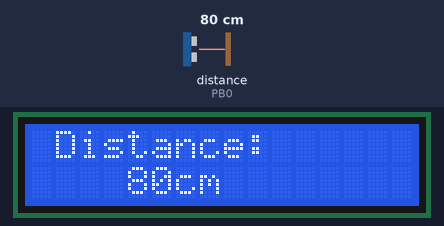
Bench run of a program on a simulated ATmega328P, built with avr-gcc and emulated at 16 MHz. Parts: 16×2 character LCD. Wiring (inferred from the names in the program): ultrasonic range finder: trigger PD7; echo PB0; character LCD (HD44780): RS PC0; E PC1; data PC2, PC3, PC4, PC5. The inputs (shaded band) are chosen by the test bench; at power-on: distance to the obstacle (sensor on PB0) 80 cm. The echo pulse lasts 58.3 µs per cm.

Above: at 1.2 s.
1.3 s: distance to the obstacle (sensor on PB0) set to 18 cm
At 3.7 s:
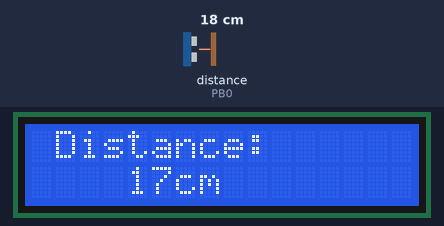
3.9 s: distance to the obstacle (sensor on PB0) set to 2 cm
At 5.2 s:
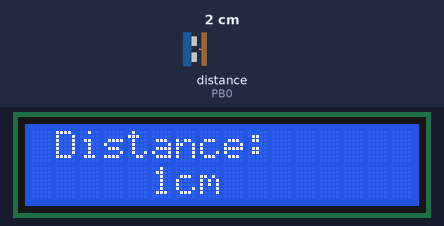
5.5 s: distance to the obstacle (sensor on PB0) set to 4 cm
At 7.3 s:
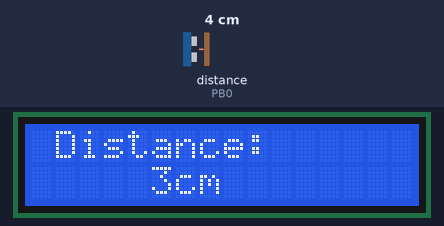
Timing chart, 0 to 8.8 s (numbered marks = the images above; inputs shaded):
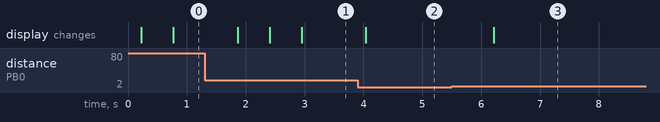

The program:

main.c
```c
#define F_CPU 16000000

#include <avr/io.h>
#include <util/delay.h>
#include "atmega328P_LCD.h"
#include "atmega328P_HC_SR04.h"

#define reg1    PORTC
#define RS      PORTC0
#define EN      PORTC1
#define D4      PORTC2
#define D5      PORTC3
#define D6      PORTC4
#define D7      PORTC5

#define set_bit(reg,bit) (reg |=(1<<bit))
#define clr_bit(reg,bit) (reg &= ~(1<<bit))

int main(void)
{
    disp_init();
    disp_cmd(0x0C);
    sensor_init();

    disp_text("Distance:",0,1);

    while(1)
    {
        disp_number(sensor_read(),1,1);
        disp_write('c');
        disp_write('m');
        _delay_ms(500);
    }

    return 0;
}
```

atmega328P_HC_SR04.c
```c
#define F_CPU 16000000

#define ECHO PORTB0
#define TRIG PORTD7

#include <avr/io.h>
#include <util/delay.h>
#include "atmega328P_HC_SR04.h"
#include <avr/interrupt.h>


ISR(TIMER0_OVF_vect)
{
    static unsigned counter = 0;
    counter ++;

    if (counter == 0x0F)
    {
        counter = 0x00;
    }
    sensor_trig();
}

void sensor_init(void)
{
    cli();
    TCNT0  = 0x00;
    TCCR0B = (1<<2);
    TIMSK0 = (1<<0);
    sei();

    DDRD |= (1 << TRIG);
}

void sensor_trig(void)
{
    PORTD |= (1 << TRIG);
    _delay_us(10);
    PORTD &= ~(1 << TRIG);
}

unsigned sensor_read(void)
{
    unsigned pulse_us = 0;

    while(!(PINB &(1<<ECHO)));

    TCCR1A = 0x00;
    TCCR1B = ((1<<CS11));
    TCNT1 =  0x00;

    for(;;)
    {
        if (PINB &(1 << ECHO))
        {
            if(TCNT1 > 60000)
                break;
            else
                continue;
        }
        else
        {
            break;
        }
    }
        pulse_us = TCNT1;
        TCCR1B = 0x00;
        return ((pulse_us >> 1)/58);
}
```

atmega328P_HC_SR04.h
```c
#ifndef ATMEGA328P_HC_SRO4_H
#define ATMEGA328P_HC_SRO4_H

void sensor_init(void);
unsigned sensor_read(void);
void sensor_trig(void);

#endif
```

atmega328P_LCD.c
```c
#define F_CPU 16000000

#include <avr/io.h>
#include <util/delay.h>
#include "atmega328P_LCD.h"

#define reg1    PORTC
#define RS      PORTC0
#define EN      PORTC1
#define D4      PORTC2
#define D5      PORTC3
#define D6      PORTC4
#define D7      PORTC5
#define LED     PORTB1

#define set_bit(reg,bit) (reg |=(1<<bit))
#define clr_bit(reg,bit) (reg &= ~(1<<bit))

void disp_init(void)
{
    set_bit(DDRC,RS);
    set_bit(DDRC,EN);
    set_bit(DDRC,D4);
    set_bit(DDRC,D5);
    set_bit(DDRC,D6);
    set_bit(DDRC,D7);

    _delay_ms(48);
    send_nibble(0x30,0);
    _delay_ms(5);
    send_nibble(0x30,0);
    _delay_us(150);
    send_nibble(0x30,0);
    send_nibble(0x20,0);
    disp_cmd(0x28);
    disp_cmd(0x0F);
    disp_cmd(0x06);
    disp_clear();
}

void send_nibble(unsigned char nib, char rsel)
{
    ((nib>>4)&0x01) ? set_bit(reg1,D4) : clr_bit(reg1,D4);

    ((nib>>5)&0x01) ? set_bit(reg1,D5) : clr_bit(reg1,D5);

    ((nib>>6)&0x01) ? set_bit(reg1,D6) : clr_bit(reg1,D6);

    ((nib>>7)&0x01) ? set_bit(reg1,D7) : clr_bit(reg1,D7);

    (rsel) ?  set_bit(reg1,RS) : clr_bit(reg1,RS);

    set_bit(reg1,EN);
    _delay_us(1200);
    clr_bit(reg1,EN);
    _delay_us(1200);
}
void disp_clear(void)
{
    disp_cmd(0x02);
    disp_cmd(0x01);
}

void disp_cmd(unsigned char cmd)
{
    send_nibble(cmd, 0);
    cmd <<= 4;
    send_nibble(cmd, 0);
}

void disp_write(unsigned char chr)
{
    send_nibble(chr, 1);
    chr <<= 4;
    send_nibble(chr, 1);
}

void disp_text(char *str, char row, char col)
{
    register int i;

    for(i=0; str[i] != '\0';i++,col++)
        disp_wr_po(str[i],row,col);
}

void disp_wr_po(unsigned char chr, char row, char col)
{
    if(!row)
    {
        disp_cmd(0x80 | col);
        disp_write(chr);
    }
    else
    {
        disp_cmd(0xC0 | col);
        disp_write(chr);
    }
}

void disp_number(unsigned num, char row, char col)
{

    char dem, mil, cen, dez, uni;
    short no_zero = 0;

    dem = (char)(num/10000);
    mil = (char)(num%10000/1000);
    cen = (char)(num%1000/100);
    dez = (char)(num%100/10);
    uni = (char)(num%10);

    if(!dem && !no_zero)
        disp_wr_po(' ', row, col);
    else
    {
        disp_wr_po(dem+0x30,row,col);
        no_zero = 1;
    }

    if (!mil && !no_zero)
        disp_write(' ');
    else
    {
        disp_write(mil+0x30);
    }

    if(!cen && !no_zero)
        disp_write(' ');
    else
    {
        disp_write(cen+0x30);
        no_zero = 1;
    }

    if(!dez && !no_zero)
        disp_write(' ');
    else
    {
        disp_write(dez+0x30);
        no_zero = 1;
    }

    disp_write(uni+0x30);
}
```

atmega328P_LCD.h
```c
#ifndef ATMEGA328P_LCD_H
#define ATMEGA328P_LCD_H

void disp_number(unsigned num, char row, char col);
void disp_wr_po(unsigned char chr, char row, char col);
void disp_text(char *str, char row, char col);
void disp_write(unsigned char chr);
void disp_cmd(unsigned char cmd);
void disp_init(void);
void disp_clear(void);
void send_nibble(unsigned char nib, char rsel);

#endif
```

Measured:
- after the input at 1.3 s, the display: first changes after 0.56 s (image 1 shows a later state)
- after the input at 3.9 s, the display: changes after 0.14 s (image 2)
- after the input at 5.5 s, the display: changes after 0.71 s (image 3)
